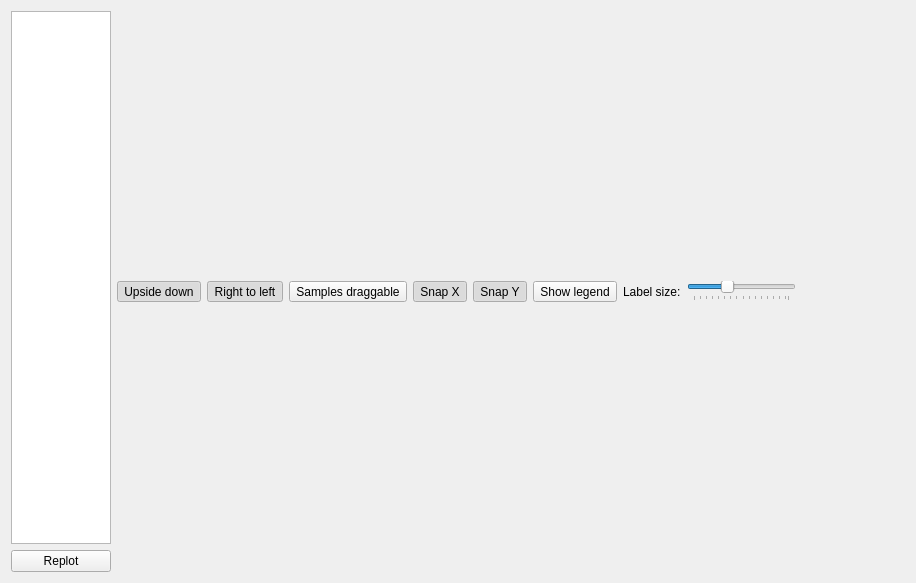
<?xml version="1.0" encoding="UTF-8"?>
<ui version="4.0">
 <class>Form</class>
 <widget class="QWidget" name="Form">
  <property name="geometry">
   <rect>
    <x>0</x>
    <y>0</y>
    <width>916</width>
    <height>583</height>
   </rect>
  </property>
  <property name="sizePolicy">
   <sizepolicy hsizetype="MinimumExpanding" vsizetype="Preferred">
    <horstretch>0</horstretch>
    <verstretch>0</verstretch>
   </sizepolicy>
  </property>
  <property name="windowTitle">
   <string>Check sample positions</string>
  </property>
  <property name="windowIcon">
   <iconset resource="../../resource/icons/icons.qrc">
    <normaloff>:/icons/sample_positions.svg</normaloff>:/icons/sample_positions.svg</iconset>
  </property>
  <layout class="QHBoxLayout" name="horizontalLayout_2">
   <item>
    <layout class="QVBoxLayout" name="verticalLayout_2">
     <item>
      <widget class="QListWidget" name="listWidget">
       <property name="sizePolicy">
        <sizepolicy hsizetype="Minimum" vsizetype="Expanding">
         <horstretch>0</horstretch>
         <verstretch>0</verstretch>
        </sizepolicy>
       </property>
       <property name="horizontalScrollBarPolicy">
        <enum>Qt::ScrollBarAlwaysOff</enum>
       </property>
       <property name="sizeAdjustPolicy">
        <enum>QAbstractScrollArea::AdjustToContents</enum>
       </property>
       <property name="alternatingRowColors">
        <bool>true</bool>
       </property>
       <property name="textElideMode">
        <enum>Qt::ElideNone</enum>
       </property>
       <property name="resizeMode">
        <enum>QListView::Adjust</enum>
       </property>
       <property name="uniformItemSizes">
        <bool>true</bool>
       </property>
      </widget>
     </item>
     <item>
      <widget class="QPushButton" name="replotPushButton">
       <property name="text">
        <string>Replot</string>
       </property>
       <property name="icon">
        <iconset theme="view-refresh">
         <normaloff>.</normaloff>.</iconset>
       </property>
      </widget>
     </item>
    </layout>
   </item>
   <item>
    <layout class="QVBoxLayout" name="verticalLayout">
     <item>
      <layout class="QHBoxLayout" name="horizontalLayout">
       <item>
        <widget class="QToolButton" name="upsideDownToolButton">
         <property name="text">
          <string>Upside down</string>
         </property>
         <property name="icon">
          <iconset resource="../../resource/icons/icons.qrc">
           <normaloff>:/icons/graph_orientation_lower.svg</normaloff>
           <normalon>:/icons/graph_orientation_upper.svg</normalon>:/icons/graph_orientation_lower.svg</iconset>
         </property>
         <property name="iconSize">
          <size>
           <width>24</width>
           <height>24</height>
          </size>
         </property>
         <property name="checkable">
          <bool>true</bool>
         </property>
         <property name="checked">
          <bool>true</bool>
         </property>
        </widget>
       </item>
       <item>
        <widget class="QToolButton" name="rightToLeftToolButton">
         <property name="text">
          <string>Right to left</string>
         </property>
         <property name="icon">
          <iconset resource="../../resource/icons/icons.qrc">
           <normaloff>:/icons/graph_orientation_ltr.svg</normaloff>
           <normalon>:/icons/graph_orientation_rtl.svg</normalon>:/icons/graph_orientation_ltr.svg</iconset>
         </property>
         <property name="iconSize">
          <size>
           <width>24</width>
           <height>24</height>
          </size>
         </property>
         <property name="checkable">
          <bool>true</bool>
         </property>
         <property name="checked">
          <bool>true</bool>
         </property>
        </widget>
       </item>
       <item>
        <widget class="QToolButton" name="enableDragSamplesToolButton">
         <property name="toolTip">
          <string>Enable changing sample positions by dragging</string>
         </property>
         <property name="text">
          <string>Samples draggable</string>
         </property>
         <property name="icon">
          <iconset resource="../../resource/icons/icons.qrc">
           <normaloff>:/icons/lockpositions.svg</normaloff>
           <normalon>:/icons/unlockpositions.svg</normalon>:/icons/lockpositions.svg</iconset>
         </property>
         <property name="iconSize">
          <size>
           <width>24</width>
           <height>24</height>
          </size>
         </property>
         <property name="checkable">
          <bool>true</bool>
         </property>
         <property name="checked">
          <bool>false</bool>
         </property>
        </widget>
       </item>
       <item>
        <widget class="QToolButton" name="snapXToolButton">
         <property name="toolTip">
          <string>When moving a sample, snap to the nearest X coordinate</string>
         </property>
         <property name="text">
          <string>Snap X</string>
         </property>
         <property name="icon">
          <iconset resource="../../resource/icons/icons.qrc">
           <normaloff>:/icons/snapx.svg</normaloff>:/icons/snapx.svg</iconset>
         </property>
         <property name="iconSize">
          <size>
           <width>24</width>
           <height>24</height>
          </size>
         </property>
         <property name="checkable">
          <bool>true</bool>
         </property>
         <property name="checked">
          <bool>true</bool>
         </property>
        </widget>
       </item>
       <item>
        <widget class="QToolButton" name="snapYToolButton">
         <property name="toolTip">
          <string>When moving a sample, snap to the nearest Y coordinate</string>
         </property>
         <property name="text">
          <string>Snap Y</string>
         </property>
         <property name="icon">
          <iconset resource="../../resource/icons/icons.qrc">
           <normaloff>:/icons/snapy.svg</normaloff>:/icons/snapy.svg</iconset>
         </property>
         <property name="iconSize">
          <size>
           <width>24</width>
           <height>24</height>
          </size>
         </property>
         <property name="checkable">
          <bool>true</bool>
         </property>
         <property name="checked">
          <bool>true</bool>
         </property>
        </widget>
       </item>
       <item>
        <widget class="QToolButton" name="showLabelsToolButton">
         <property name="sizePolicy">
          <sizepolicy hsizetype="Fixed" vsizetype="Fixed">
           <horstretch>1</horstretch>
           <verstretch>0</verstretch>
          </sizepolicy>
         </property>
         <property name="toolTip">
          <string>Show/hide sample names</string>
         </property>
         <property name="text">
          <string>Show legend</string>
         </property>
         <property name="icon">
          <iconset resource="../../resource/icons/icons.qrc">
           <normaloff>:/icons/legend.svg</normaloff>:/icons/legend.svg</iconset>
         </property>
         <property name="iconSize">
          <size>
           <width>24</width>
           <height>24</height>
          </size>
         </property>
         <property name="checkable">
          <bool>true</bool>
         </property>
        </widget>
       </item>
       <item>
        <widget class="QLabel" name="label">
         <property name="text">
          <string>Label size:</string>
         </property>
        </widget>
       </item>
       <item>
        <widget class="QSlider" name="labelSizeHorizontalSlider">
         <property name="minimum">
          <number>1</number>
         </property>
         <property name="maximum">
          <number>32</number>
         </property>
         <property name="value">
          <number>12</number>
         </property>
         <property name="orientation">
          <enum>Qt::Horizontal</enum>
         </property>
         <property name="tickPosition">
          <enum>QSlider::TicksBelow</enum>
         </property>
         <property name="tickInterval">
          <number>2</number>
         </property>
        </widget>
       </item>
       <item>
        <spacer name="horizontalSpacer">
         <property name="orientation">
          <enum>Qt::Horizontal</enum>
         </property>
         <property name="sizeHint" stdset="0">
          <size>
           <width>0</width>
           <height>0</height>
          </size>
         </property>
        </spacer>
       </item>
      </layout>
     </item>
    </layout>
   </item>
  </layout>
 </widget>
 <resources>
  <include location="../../resource/icons/icons.qrc"/>
 </resources>
 <connections/>
</ui>
